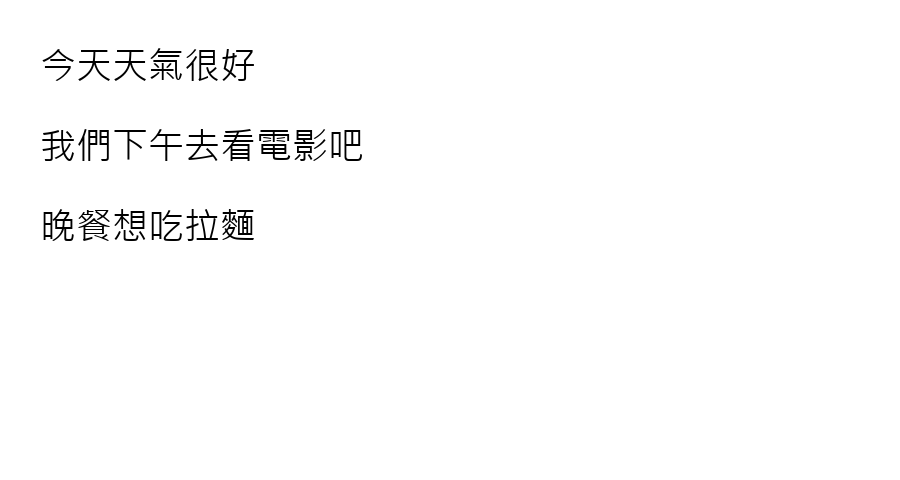
#> input picture data/demo/benign_chat.png, 900 x 480 px
$ python -i image_forensics.py   (imports and definitions only)
#> lines starting #> are read from the running program, lines starting #| are printed output that depends on the picture
"""Image forensics signals: known-scam image matching, error level analysis, metadata, brand/domain mismatch.

* Perceptual hashing (pHash + dHash) compares the image, and each <img> region of a screenshot,
  against images of cases that the MODA fraud-report site confirmed as fraud. Scam ads reuse
  the same creatives across throwaway accounts, so a near-duplicate is strong, checkable evidence.
* Error Level Analysis re-saves a JPEG and maps where the compression error differs. Locally
  higher error can indicate pasted or edited regions (fake transfer receipts, doctored chats).
  It is an indicator for review, not proof: resizing, screenshots and text edges also light up.
* EXIF editing-software tags are reported as metadata facts only.
* Brand/domain mismatch: an official brand named in the page image while the page is not on that
  brand's domain (pages on social platforms are skipped because posts mention brands legitimately).
"""
import argparse
import io
import json
from pathlib import Path

import numpy as np
from PIL import ExifTags, Image, ImageChops
from scipy.fft import dct

INDEX = Path(__file__).resolve().parent / 'data' / 'fraudbuster' / 'image_index.json'
EDITORS = ('photoshop', 'gimp', 'snapseed', 'picsart', 'meitu', '美圖', 'canva', 'lightroom', 'pixlr', 'faceapp')
BRANDS = {
    '中華郵政': ('post.gov.tw',), '郵局': ('post.gov.tw',), '國泰世華': ('cathaybk.com.tw',), '中國信託': ('ctbcbank.com',),
    '玉山銀行': ('esunbank.com', 'esunbank.com.tw'), '台新銀行': ('taishinbank.com.tw',), '富邦': ('fubon.com', 'taipeifubon.com.tw'),
    '蝦皮': ('shopee.tw',), '賣貨便': ('7-11.com.tw',), 'myship': ('7-11.com.tw',), '7-eleven': ('7-11.com.tw',), '全家': ('family.com.tw',),
    'momo': ('momoshop.com.tw',), 'pchome': ('pchome.com.tw',), '台積電': ('tsmc.com',), '金管會': ('fsc.gov.tw',),
    '國稅局': ('ntbt.gov.tw', 'mof.gov.tw'), '監理': ('mvdis.gov.tw', 'thb.gov.tw'), '中華電信': ('cht.com.tw', 'hinet.net'),
    '台灣大哥大': ('taiwanmobile.com',), '遠傳': ('fetnet.net',), '台電': ('taipower.com.tw',), '健保': ('nhi.gov.tw',),
    'netflix': ('netflix.com',), 'apple': ('apple.com',), '黑貓宅急便': ('t-cat.com.tw',), 'etag': ('fetc.net.tw',),
}
SOCIAL = ('facebook.com', 'instagram.com', 'threads.net', 'threads.com', 'x.com', 'twitter.com', 'youtube.com',
          'tiktok.com', 'dcard.tw', 'ptt.cc', 'line.me', 'reddit.com')


def _gray(image, size):
    return np.asarray(image.convert('L').resize(size, Image.LANCZOS), dtype=np.float64)


# [5 lines left out: function phash, not called in this run]


def dhash(image):
    pixels = _gray(image, (9, 8))
    return ''.join('1' if b else '0' for b in (pixels[:, 1:] > pixels[:, :-1]).ravel())


def hamming(a, b):
    return sum(x != y for x, y in zip(a, b))


def hashes(image):
    return {'phash': phash(image), 'dhash': dhash(image)}


def load_index(path=INDEX):
    try:
        return json.loads(Path(path).read_text(encoding='utf-8'))
    except (OSError, ValueError):
        return []


def match_known(image, index, threshold=10):
    """Best match in the known-scam index; both hashes must agree to limit chance collisions."""
    if not index:
        return None
    probe = hashes(image)
    best = min(index, key=lambda row: hamming(probe['phash'], row['phash']) + hamming(probe['dhash'], row['dhash']))
    distance = {'phash': hamming(probe['phash'], best['phash']), 'dhash': hamming(probe['dhash'], best['dhash'])}
    if distance['phash'] <= threshold and distance['dhash'] <= threshold + 4:
        return {'case_id': best['case_id'], 'source_url': best.get('source_url'), 'distance': distance, 'threshold': threshold}
    return None


def regions(image, boxes=(), dpr=1.0):
    """Whole image, a center crop, and every DOM <img> box (CSS px -> screenshot px)."""
    width, height = image.size
    crops = [('whole', image), ('center', image.crop((width // 10, height // 10, width * 9 // 10, height * 9 // 10)))]
    for index, box in enumerate(boxes):
        left, top, right, bottom = [max(0, round(v * dpr)) for v in box]
        right, bottom = min(width, right), min(height, bottom)
        if right - left >= 64 and bottom - top >= 64:
            crops.append((f'img:{index}', image.crop((left, top, right, bottom))))
    return crops


def ela(image, quality=90, output=None):
    rgb = image.convert('RGB')
    buffer = io.BytesIO()
    rgb.save(buffer, 'JPEG', quality=quality)
    buffer.seek(0)
    diff = np.asarray(ImageChops.difference(rgb, Image.open(buffer).convert('RGB')), dtype=np.float64).max(axis=2)
    h, w = diff.shape
    size = 32
    blocks = [diff[y:y + size, x:x + size].mean() for y in range(0, h - size + 1, size) for x in range(0, w - size + 1, size)]
    median = float(np.median(blocks)) if blocks else 0.0
    peak = float(np.max(blocks)) if blocks else 0.0
    if output:
        scale = 255.0 / max(1.0, float(np.percentile(diff, 99.5)))
        Image.fromarray(np.clip(diff * scale, 0, 255).astype(np.uint8)).save(output)
    return {'quality': quality, 'mean_error': float(diff.mean()), 'p99_error': float(np.percentile(diff, 99)),
            'block_peak_to_median': peak / median if median > 0 else None,
            'heatmap_path': str(output) if output else None,
            'note': 'Localized high error is a cue for manual review; screenshots, resizing and sharp text also raise it.'}


def metadata(image):
    exif = {}
    try:
        exif = {ExifTags.TAGS.get(k, str(k)): str(v)[:120] for k, v in (image.getexif() or {}).items()}
    except Exception:
        pass
    software = exif.get('Software', '')
    return {'format': image.format, 'exif_present': bool(exif), 'software': software or None,
            'editor_tag': next((e for e in EDITORS if e in software.lower()), None),
            'camera': ' '.join(filter(None, (exif.get('Make'), exif.get('Model')))) or None}


def brand_mismatch(texts, domain):
    """`domain` is the page domain (URL mode) or the list of domains printed in an uploaded screenshot."""
    from link_tracer import SHORTENERS, ocr_near_official
    domains = [d.lower() for d in ([domain] if isinstance(domain, str) else domain or []) if d]
    domains = [d for d in domains if not any(d == s or d.endswith('.' + s) for s in SOCIAL + SHORTENERS)]
    if not domains:
        return []
    joined = '\n'.join(texts or []).lower()
    found = []
    for brand, owners in BRANDS.items():
        if brand.lower() in joined and not any(d == o or d.endswith('.' + o) for d in domains for o in owners)                 and not any(ocr_near_official(d, owners) for d in domains):  # an OCR-misread official URL is not impersonation
            found.append({'brand': brand, 'official_domains': list(owners), 'page_domain': domains[0]})
    return found


def analyze(path, *, boxes=(), dpr=1.0, texts=(), domain=None, output_dir=None, index=None):
#> called with path = 'data/demo/benign_chat.png', boxes = (), dpr = 1, texts = ()
    image = Image.open(path)
#> image is the input picture: PIL image 900x480 RGB; min 0, max 255, mean 251.4
    image.load()
    index = load_index() if index is None else index
    matches = []
    for name, crop in regions(image, boxes, dpr):
#> in regions, `width, height = image.size`: width = 900; height = 480
        match = match_known(crop, index)
        if match:
            matches.append({'region': name, **match})
#> this loop made 2 passes
#> after the loop, matches = []
    heatmap = Path(output_dir) / 'ela.png' if output_dir else None
    mismatch, meta = brand_mismatch(texts, domain), metadata(image)
#> in metadata, `exif = {ExifTags.TAGS.get(k, str(k)): str(v)[:120] for k, v in (image...`: exif = 0 items
#> in metadata, `software = exif.get('Software', '')`: software = ''
#> mismatch = []
    return {'status': 'SUCCESS', 'known_scam_matches': matches, 'ela': ela(image, output=heatmap),
            'metadata': meta, 'brand_domain_mismatch': mismatch, 'index_size': len(index),
            'features': {'image_known_scam_match': int(bool(matches)), 'image_brand_mismatch': int(bool(mismatch)),
                         'image_editor_tag': int(bool(meta['editor_tag']))}}
#> in ela, `diff = np.asarray(ImageChops.difference(rgb, Image.open(buffer).conver..`:
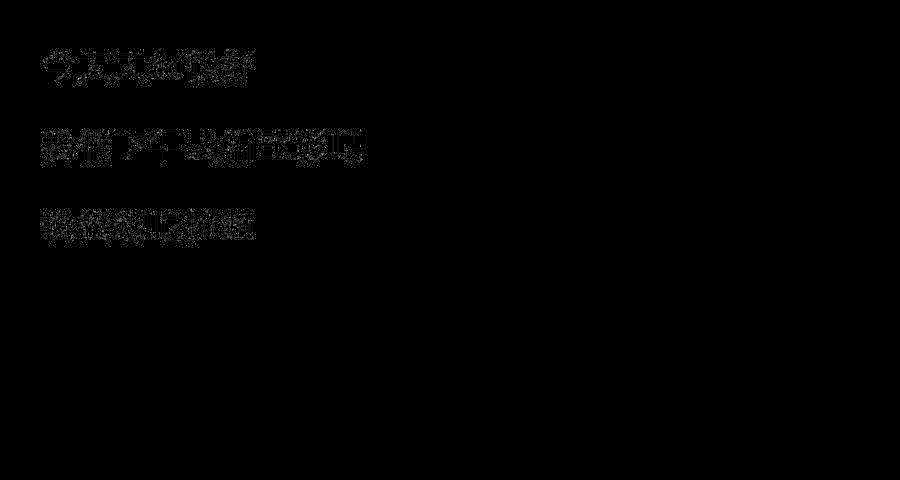
#> diff: shape (480, 900) float64; min 0, max 16, mean 0.092; drawn with min black and max white
#> in ela, `blocks = [diff[y:y + size, x:x + size].mean() for y in range(0, h - si..`: blocks = 420 values, max 1.72 at index 121, min 0 at index 0, mean 0.0924
#> in ela, `median = float(np.median(blocks)) if blocks else 0.0`: median = 0
#> in ela, `peak = float(np.max(blocks)) if blocks else 0.0`: peak = 1.72


# [40 lines left out: functions build_index, main, not called in this run]


# [2 lines not run here, left out]

>>> result = analyze('data/demo/benign_chat.png')
#> result = 7 items

$ run again, on arch.jpg
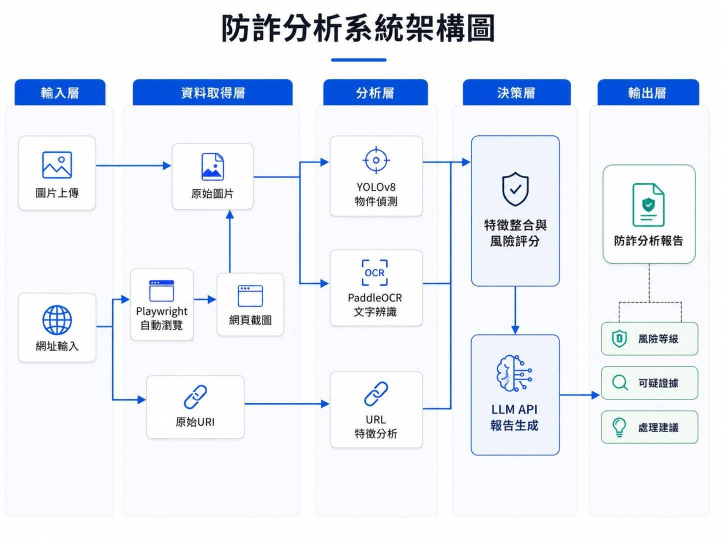
#> input picture arch.jpg, 1446 x 1087 px (shown at 1/2 size)
#> in analyze, image is the input picture: PIL image 1446x1087 RGB; mean R, G, B 233.6, 238.3, 246.1
#> width = 1446; height = 1087
#> the loop in analyze, `for name, crop in regions(image, boxes, dpr):` made 2 passes
#> name on passes 1 to 2: 'whole', 'center'
#> after the loop in analyze, `for name, crop in regions(image, boxes, dpr):`: matches = []
#> exif = 0 items
#> software = ''
#> mismatch = []
#> in ela, `diff = np.asarray(ImageChops.difference(rgb, Image.open(buffer).conver..`:
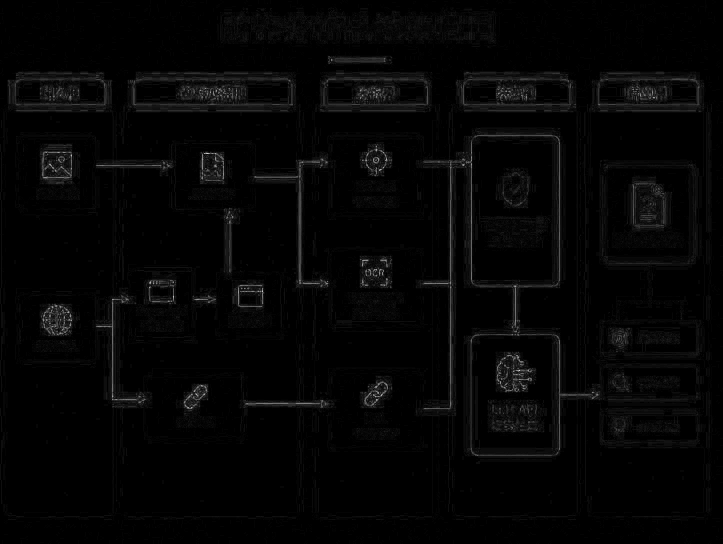
#> diff: shape (1087, 1446) float64 (shown at 1/2 size); min 0, max 36, mean 0.7; drawn with min black and max white
#> blocks = 1485 values, max 7.18 at index 903, min 0 at index 98, mean 0.726
#> median = 0.215
#> peak = 7.18
#> result = 7 items
